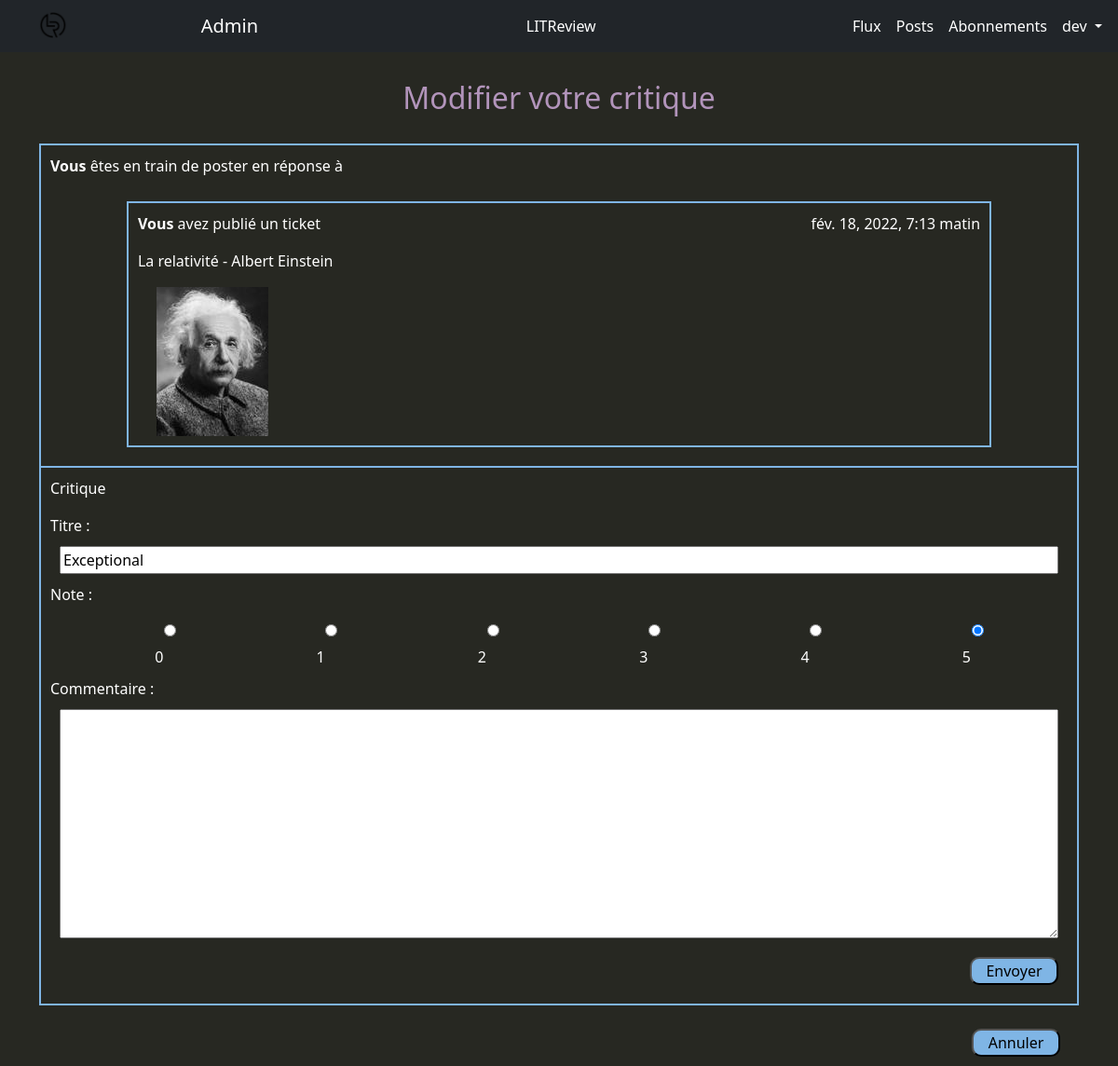
Screenshot of /flux/reviews/5 (signed in) with the database file from the repository.
### reviews/models.py (models this page shows, shortened)
class Ticket(models.Model):
    title = models.CharField(max_length=128)
    description = models.TextField(max_length=2_048, blank=True)
    user = models.ForeignKey(to=settings.AUTH_USER_MODEL,
                             on_delete=models.CASCADE)
    image = models.ImageField(null=True, blank=True, upload_to="ticket_images")
    time_created = models.DateTimeField(auto_now_add=True)
    IMAGE_MAX_SIZE = (120, 160)  # (largeur, hauteur)

class Review(models.Model):
    ticket = models.ForeignKey(to=Ticket, on_delete=models.CASCADE)
    rating = models.PositiveSmallIntegerField(validators=[MinValueValidator(0),
                                                          MaxValueValidator(5)]
                                              )
    user = models.ForeignKey(to=settings.AUTH_USER_MODEL,
                             on_delete=models.CASCADE)
    headline = models.CharField(max_length=128)
    body = models.TextField(max_length=8_192, blank=True)
    time_created = models.DateTimeField(auto_now_add=True)
    class Meta:
        unique_together = ("user", "ticket")

### reviews/views.py (the view)
# urls.py: path("reviews/<int:review_id>", review_edit, name="review-edit"),
@login_required
def review_edit(request, review_id):
    review = get_object_or_404(Review, id=review_id)
    form = ReviewForm(instance=review)
    ticket = Ticket.objects.get(id=review.ticket_id)
    if review.user == request.user:
        if request.method == "POST":
            form = ReviewForm(request.POST, request.FILES, instance=review)
            if form.is_valid():
                form.save()
                return redirect("posts-user")
    else:
        messages.error(request, MESSAGE_DENIED,
                       extra_tags=TAGS_DENIED)
        return redirect("flux-user")
    return render(request, "reviews/ticket_answer.html",
                  context={"form": form, "post": ticket, "option": "edit"})

### reviews/forms.py
class ReviewForm(forms.ModelForm):
    label_fields = ["Titre", "Note", "Commentaire"]
    class Meta:
        model = Review
        fields = ["headline", "rating", "body"]
        widgets = {"rating": forms.RadioSelect(choices=RATINGS)}
    def __init__(self, *args, **kwargs):
        super().__init__(*args, **kwargs)
        fields_attribute(self.fields, self.label_fields)

### reviews/forms.py (called while the page is built)
def fields_attribute(fields, label_fields):
    for idx, field in enumerate(fields):
        fields[field].widget.attrs.update({"class": "fields-margin"})
        fields[field].label = label_fields[idx]
        if fields[field].label == "Note":
            fields[field].widget.attrs.update(
                {"class": "fields-margin rating-tag"}
            )

### reviews/templates/reviews/ticket_answer.html (shortened to what this page needs)
{% extends "base.html" %}
{% block content %}
  {% if not option %}
    <h2>Créer une critique</h2>
  {% elif option == "edit" %}
    <h2>Modifier votre critique</h2>
  {% endif %}
  <div class="flexbox-center flex-column">
    <div class="separate-form">
      <p><strong>Vous</strong> êtes en train de poster en réponse à</p>
      <div class="flexbox-center">
        {% include "reviews/ticket_view_snippet.html" with option="ticket-answer" %}
      </div>
    </div>
    <div class="separate-form border-top-none">
      <p>Critique</p>
      <form class="flexbox-center flex-column no-margin" method="post" enctype="mutipart/form-data">
        {% for field in form %}
          {{ field.label_tag }}
          {{ field }}
        {% endfor %}
        <div class="flexbox-right">
          <input class="button-margin-right generic-buttonn margin-10" type="submit" value="Envoyer">
        </div>
      </form>
    </div>
  </div>
  <div class="flexbox-right">
    <a href="
    {% if option == 'edit' %}{% url 'posts-user' %}
    {% else %}{% url 'flux-user' %}
    {% endif %}">
      <input class="button-margin-right generic-buttonn button-back" type="submit" value="Annuler">
    </a>
  </div>
{% endblock %}

### templates/base.html (shortened to what this page needs)
{% load static %}
<html {% if LANGUAGE_CODE %}lang="{{ LANGUAGE_CODE }}"{% endif %}>
  <head>
    <link rel="stylesheet" href="{% static 'css/bootstrap.min.css' %}">
    <link rel="stylesheet" href="{% static 'css/littreview.css' %}">
  </head>
  <body>
    <nav class="navbar navbar-expand-lg navbar-dark bg-dark">
      <div class="container">
        <div class="bs-perso-navbar-brand-container">
          <a class="navbar-brand" href="{% url 'home-page' %}">
            <img src="http://127.0.0.1:8000/media/logo_litreview_no_text.png" alt="Logo de LITReview">
          </a>
          {% if user.is_superuser %}
            <a class="navbar-brand" href="/admin">Admin</a>
          {% endif %}
        </div>
        <div class="navbar-nav bs-perso-navbar-central">
          <a class="nav-item nav-link active" href="{% url 'home-page' %}">LITReview</a>
        </div>
        <div id="navbarRight" class="navbar-nav bs-perso-navbar-right">
          {% if user.is_authenticated %}
            <a class="nav-item nav-link active" href="{% url 'flux-user' %}">Flux</a>
            <a class="nav-item nav-link active" href="{% url 'posts-user' %}">Posts</a>
            <a class="nav-item nav-link active" href="{% url 'follow-user' %}">Abonnements</a>
          {% endif %}
            <div class="nav-item dropdown">
              {% if user.is_authenticated %}
                <a class="nav-link active dropdown-toggle" href="#" data-bs-toggle="dropdown">
                  {{ user.username }}
                </a>
              {% endif %}
            </div>
        </div>
      </div>
    </nav>
    <div class="container">
      <div class="jumbotron">
        {% block content %}{% endblock %}
      </div>
    </div>
  </body>
</html>

### reviews/templates/reviews/ticket_view_snippet.html (shortened to what this page needs)
<div class="borderr flux-content-container hyphens-break-word
{% if option == 'ticket-answer' %} content-ticket-answer{% endif %}">
  <div class="flux-content-first-line">
    {% if option == "interlock" %}
      <p>Ticket -
        <strong>
          {% if post.user == request.user %}Vous
          {% else %}{{ post.user }}
          {% endif %}
        </strong>
      </p>
    {% else %}
      {% if post.user == request.user %}
        <p><strong>Vous</strong> avez publié un ticket</p>
      {% else %}
        <p><strong>{{ post.user }}</strong> a demandé une ticket</p>
      {% endif %}
      <p>{{ post.time_created }}</p>
    {% endif %}
  </div>
  <p>{{ post.title }}</p>
  {% if post.image %}
    <div class="margin-left-20">
      <img src="{{ post.image.url }}" alt="Image inexistante">
    </div>
  {% endif %}
</div>

### static/css/littreview.css (style rules this page uses)
body { background-color: #272822; color: white; }
h2 { color: #b294bb; text-align: center; margin: 30px 0px; }
a { text-decoration: none; color: #7fb5e5; text-align: center; }
.bs-perso-navbar-central { position: sticky; left: 46.4%; }
.bs-perso-navbar-brand-container { display: flex; justify-content: space-between; width: 22.5%; }
.bs-perso-navbar-right { max-width: 22.5%; }
.flexbox-center { display: flex; justify-content: center; }
.flex-column { flex-direction: column; }
.generic-buttonn { background-color: #7fb5e5; border-radius: 10px; min-width: 95px; width: auto; }
.flexbox-right { display: flex; justify-content: right; }
.fields-margin { margin: 10px; }
.button-margin-right { margin-right: 10px; }
.borderr { border: 2px solid #7fb5e5; }
.flux-content-container { width: 55%; min-width: 500px; padding: 10px; margin: 10px 0px; }
.flux-content-first-line { display: flex; justify-content: space-between; }
.separate-form { min-width: 500px; border: 2px solid #7fb5e5; border-collapse: collapse; padding: 10px; }
.border-top-none { border-top: none; margin-bottom: 15px; }
.content-ticket-answer { width: 85%; min-width: 476px; }
.no-margin { margin: 0px; }
.margin-10 { margin: 10px; }
.button-back { margin: 10px; margin-right: 20px; }
.margin-left-20 { margin-left: 20px; }
.hyphens-break-word { -webkit-hyphens: auto; -moz-hyphens: auto; -ms-hyphens: auto; hyphens: auto; overflow-wrap: break-word; }
.rating-tag { display: flex; justify-content: space-around; list-style-type: none; }

### rows the page displays
Ticket: time_created "fév. 18, 2022, 7:13 matin", title "La relativité - Albert Einstein", image (picture)
Review: form "Exceptional" "☐ Note : ☐ 1 ☐ 2 ☐ 3 ☐ 4 ☑ 5"

### other values shown
{{ user.username }} "dev"
{{ field.label_tag }} "Titre :" "Note :" "Commentaire :"
